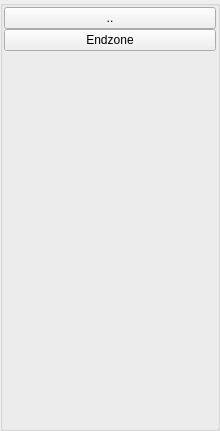
<?xml version="1.0" encoding="UTF-8"?>
<ui version="4.0">
 <class>ZoneListGroupBox</class>
 <widget class="QGroupBox" name="ZoneListGroupBox">
  <property name="geometry">
   <rect>
    <x>0</x>
    <y>0</y>
    <width>220</width>
    <height>431</height>
   </rect>
  </property>
  <property name="windowTitle">
   <string>GroupBox</string>
  </property>
  <layout class="QVBoxLayout" name="verticalLayout">
   <property name="spacing">
    <number>0</number>
   </property>
   <property name="leftMargin">
    <number>1</number>
   </property>
   <property name="topMargin">
    <number>1</number>
   </property>
   <property name="rightMargin">
    <number>1</number>
   </property>
   <property name="bottomMargin">
    <number>1</number>
   </property>
   <item>
    <widget class="QPushButton" name="prevBtn">
     <property name="text">
      <string>..</string>
     </property>
     <attribute name="buttonGroup">
      <string notr="true">buttonGroup</string>
     </attribute>
    </widget>
   </item>
   <item>
    <widget class="QPushButton" name="endzoneBtn">
     <property name="text">
      <string>Endzone</string>
     </property>
     <attribute name="buttonGroup">
      <string notr="true">buttonGroup</string>
     </attribute>
    </widget>
   </item>
   <item>
    <spacer name="verticalSpacer">
     <property name="orientation">
      <enum>Qt::Vertical</enum>
     </property>
     <property name="sizeHint" stdset="0">
      <size>
       <width>20</width>
       <height>40</height>
      </size>
     </property>
    </spacer>
   </item>
  </layout>
 </widget>
 <resources/>
 <connections/>
 <buttongroups>
  <buttongroup name="buttonGroup"/>
 </buttongroups>
</ui>
